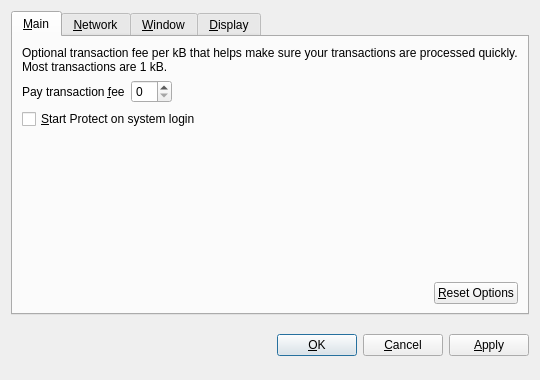
<?xml version="1.0" encoding="UTF-8"?>
<ui version="4.0">
 <class>OptionsDialog</class>
 <widget class="QDialog" name="OptionsDialog">
  <property name="geometry">
   <rect>
    <x>0</x>
    <y>0</y>
    <width>540</width>
    <height>380</height>
   </rect>
  </property>
  <property name="windowTitle">
   <string>Options</string>
  </property>
  <property name="modal">
   <bool>true</bool>
  </property>
  <layout class="QVBoxLayout" name="verticalLayout">
   <item>
    <widget class="QTabWidget" name="tabWidget">
     <property name="tabPosition">
      <enum>QTabWidget::North</enum>
     </property>
     <property name="currentIndex">
      <number>0</number>
     </property>
     <widget class="QWidget" name="tabMain">
      <attribute name="title">
       <string>&amp;Main</string>
      </attribute>
      <layout class="QVBoxLayout" name="verticalLayout_Main">
       <item>
        <widget class="QLabel" name="transactionFeeInfoLabel">
         <property name="text">
          <string>Optional transaction fee per kB that helps make sure your transactions are processed quickly. Most transactions are 1 kB.</string>
         </property>
         <property name="textFormat">
          <enum>Qt::PlainText</enum>
         </property>
         <property name="wordWrap">
          <bool>true</bool>
         </property>
        </widget>
       </item>
       <item>
        <layout class="QHBoxLayout" name="horizontalLayout_1_Main">
         <item>
          <widget class="QLabel" name="transactionFeeLabel">
           <property name="text">
            <string>Pay transaction &amp;fee</string>
           </property>
           <property name="textFormat">
            <enum>Qt::PlainText</enum>
           </property>
           <property name="buddy">
            <cstring>transactionFee</cstring>
           </property>
          </widget>
         </item>
         <item>
          <widget class="BitcoinAmountField" name="transactionFee"/>
         </item>
         <item>
          <spacer name="horizontalSpacer_1_Main">
           <property name="orientation">
            <enum>Qt::Horizontal</enum>
           </property>
           <property name="sizeHint" stdset="0">
            <size>
             <width>40</width>
             <height>20</height>
            </size>
           </property>
          </spacer>
         </item>
        </layout>
       </item>
       <item>
        <widget class="QCheckBox" name="bitcoinAtStartup">
         <property name="toolTip">
          <string>Automatically start Protect after logging in to the system.</string>
         </property>
         <property name="text">
          <string>&amp;Start Protect on system login</string>
         </property>
        </widget>
       </item>
       <item>
        <spacer name="verticalSpacer_Main">
         <property name="orientation">
          <enum>Qt::Vertical</enum>
         </property>
         <property name="sizeHint" stdset="0">
          <size>
           <width>20</width>
           <height>40</height>
          </size>
         </property>
        </spacer>
       </item>
       <item>
        <layout class="QHBoxLayout" name="horizontalLayout_2_Main">
         <item>
          <spacer name="horizontalSpacer_2_Main">
           <property name="orientation">
            <enum>Qt::Horizontal</enum>
           </property>
           <property name="sizeHint" stdset="0">
            <size>
             <width>40</width>
             <height>20</height>
            </size>
           </property>
          </spacer>
         </item>
         <item>
          <widget class="QPushButton" name="resetButton">
           <property name="toolTip">
            <string>Reset all client options to default.</string>
           </property>
           <property name="text">
            <string>&amp;Reset Options</string>
           </property>
           <property name="autoDefault">
            <bool>false</bool>
           </property>
          </widget>
         </item>
        </layout>
       </item>
      </layout>
     </widget>
     <widget class="QWidget" name="tabNetwork">
      <attribute name="title">
       <string>&amp;Network</string>
      </attribute>
      <layout class="QVBoxLayout" name="verticalLayout_Network">
       <item>
        <widget class="QCheckBox" name="mapPortUpnp">
         <property name="toolTip">
          <string>Automatically open the Protect client port on the router. This only works when your router supports UPnP and it is enabled.</string>
         </property>
         <property name="text">
          <string>Map port using &amp;UPnP</string>
         </property>
        </widget>
       </item>
       <item>
        <widget class="QCheckBox" name="connectSocks">
         <property name="toolTip">
          <string>Connect to the Protect network through a SOCKS proxy (e.g. when connecting through Tor).</string>
         </property>
         <property name="text">
          <string>&amp;Connect through SOCKS proxy:</string>
         </property>
        </widget>
       </item>
       <item>
        <layout class="QHBoxLayout" name="horizontalLayout_Network">
         <item>
          <widget class="QLabel" name="proxyIpLabel">
           <property name="text">
            <string>Proxy &amp;IP:</string>
           </property>
           <property name="textFormat">
            <enum>Qt::PlainText</enum>
           </property>
           <property name="buddy">
            <cstring>proxyIp</cstring>
           </property>
          </widget>
         </item>
         <item>
          <widget class="QValidatedLineEdit" name="proxyIp">
           <property name="maximumSize">
            <size>
             <width>140</width>
             <height>16777215</height>
            </size>
           </property>
           <property name="toolTip">
            <string>IP address of the proxy (e.g. 127.0.0.1)</string>
           </property>
          </widget>
         </item>
         <item>
          <widget class="QLabel" name="proxyPortLabel">
           <property name="text">
            <string>&amp;Port:</string>
           </property>
           <property name="textFormat">
            <enum>Qt::PlainText</enum>
           </property>
           <property name="buddy">
            <cstring>proxyPort</cstring>
           </property>
          </widget>
         </item>
         <item>
          <widget class="QLineEdit" name="proxyPort">
           <property name="maximumSize">
            <size>
             <width>55</width>
             <height>16777215</height>
            </size>
           </property>
           <property name="toolTip">
            <string>Port of the proxy (e.g. 9050)</string>
           </property>
          </widget>
         </item>
         <item>
          <widget class="QLabel" name="socksVersionLabel">
           <property name="text">
            <string>SOCKS &amp;Version:</string>
           </property>
           <property name="textFormat">
            <enum>Qt::PlainText</enum>
           </property>
           <property name="buddy">
            <cstring>socksVersion</cstring>
           </property>
          </widget>
         </item>
         <item>
          <widget class="QValueComboBox" name="socksVersion">
           <property name="toolTip">
            <string>SOCKS version of the proxy (e.g. 5)</string>
           </property>
          </widget>
         </item>
         <item>
          <spacer name="horizontalSpacer_Network">
           <property name="orientation">
            <enum>Qt::Horizontal</enum>
           </property>
           <property name="sizeHint" stdset="0">
            <size>
             <width>40</width>
             <height>20</height>
            </size>
           </property>
          </spacer>
         </item>
        </layout>
       </item>
       <item>
        <spacer name="verticalSpacer_Network">
         <property name="orientation">
          <enum>Qt::Vertical</enum>
         </property>
         <property name="sizeHint" stdset="0">
          <size>
           <width>20</width>
           <height>40</height>
          </size>
         </property>
        </spacer>
       </item>
      </layout>
     </widget>
     <widget class="QWidget" name="tabWindow">
      <attribute name="title">
       <string>&amp;Window</string>
      </attribute>
      <layout class="QVBoxLayout" name="verticalLayout_Window">
       <item>
        <widget class="QCheckBox" name="minimizeToTray">
         <property name="toolTip">
          <string>Show only a tray icon after minimizing the window.</string>
         </property>
         <property name="text">
          <string>&amp;Minimize to the tray instead of the taskbar</string>
         </property>
        </widget>
       </item>
       <item>
        <widget class="QCheckBox" name="minimizeOnClose">
         <property name="toolTip">
          <string>Minimize instead of exit the application when the window is closed. When this option is enabled, the application will be closed only after selecting Quit in the menu.</string>
         </property>
         <property name="text">
          <string>M&amp;inimize on close</string>
         </property>
        </widget>
       </item>
       <item>
        <spacer name="verticalSpacer_Window">
         <property name="orientation">
          <enum>Qt::Vertical</enum>
         </property>
         <property name="sizeHint" stdset="0">
          <size>
           <width>20</width>
           <height>40</height>
          </size>
         </property>
        </spacer>
       </item>
      </layout>
     </widget>
     <widget class="QWidget" name="tabDisplay">
      <attribute name="title">
       <string>&amp;Display</string>
      </attribute>
      <layout class="QVBoxLayout" name="verticalLayout_Display">
       <item>
        <layout class="QHBoxLayout" name="horizontalLayout_1_Display">
         <item>
          <widget class="QLabel" name="langLabel">
           <property name="text">
            <string>User Interface &amp;language:</string>
           </property>
           <property name="textFormat">
            <enum>Qt::PlainText</enum>
           </property>
           <property name="buddy">
            <cstring>lang</cstring>
           </property>
          </widget>
         </item>
         <item>
          <widget class="QValueComboBox" name="lang">
           <property name="toolTip">
            <string>The user interface language can be set here. This setting will take effect after restarting Protect.</string>
           </property>
          </widget>
         </item>
        </layout>
       </item>
       <item>
        <layout class="QHBoxLayout" name="horizontalLayout_2_Display">
         <item>
          <widget class="QLabel" name="unitLabel">
           <property name="text">
            <string>&amp;Unit to show amounts in:</string>
           </property>
           <property name="textFormat">
            <enum>Qt::PlainText</enum>
           </property>
           <property name="buddy">
            <cstring>unit</cstring>
           </property>
          </widget>
         </item>
         <item>
          <widget class="QValueComboBox" name="unit">
           <property name="toolTip">
            <string>Choose the default subdivision unit to show in the interface and when sending coins.</string>
           </property>
          </widget>
         </item>
        </layout>
       </item>
       <item>
        <widget class="QCheckBox" name="displayAddresses">
         <property name="toolTip">
          <string>Whether to show Protect addresses in the transaction list or not.</string>
         </property>
         <property name="text">
          <string>&amp;Display addresses in transaction list</string>
         </property>
        </widget>
       </item>
       <item>
        <widget class="QCheckBox" name="coinControlFeatures">
         <property name="toolTip">
          <string>Whether to show coin control features or not.</string>
         </property>
         <property name="text">
          <string>Display coin &amp;control features (experts only!)</string>
         </property>
        </widget>
       </item>
       <item>
        <spacer name="verticalSpacer_Display">
         <property name="orientation">
          <enum>Qt::Vertical</enum>
         </property>
         <property name="sizeHint" stdset="0">
          <size>
           <width>20</width>
           <height>40</height>
          </size>
         </property>
        </spacer>
       </item>
      </layout>
     </widget>
    </widget>
   </item>
   <item>
    <layout class="QHBoxLayout" name="horizontalLayout_Buttons">
     <item>
      <spacer name="horizontalSpacer_1">
       <property name="orientation">
        <enum>Qt::Horizontal</enum>
       </property>
       <property name="sizeHint" stdset="0">
        <size>
         <width>40</width>
         <height>48</height>
        </size>
       </property>
      </spacer>
     </item>
     <item>
      <widget class="QLabel" name="statusLabel">
       <property name="font">
        <font>
         <weight>75</weight>
         <bold>true</bold>
        </font>
       </property>
       <property name="text">
        <string/>
       </property>
       <property name="textFormat">
        <enum>Qt::PlainText</enum>
       </property>
       <property name="wordWrap">
        <bool>true</bool>
       </property>
      </widget>
     </item>
     <item>
      <spacer name="horizontalSpacer_2">
       <property name="orientation">
        <enum>Qt::Horizontal</enum>
       </property>
       <property name="sizeHint" stdset="0">
        <size>
         <width>40</width>
         <height>48</height>
        </size>
       </property>
      </spacer>
     </item>
     <item>
      <widget class="QPushButton" name="okButton">
       <property name="text">
        <string>&amp;OK</string>
       </property>
      </widget>
     </item>
     <item>
      <widget class="QPushButton" name="cancelButton">
       <property name="text">
        <string>&amp;Cancel</string>
       </property>
       <property name="autoDefault">
        <bool>false</bool>
       </property>
      </widget>
     </item>
     <item>
      <widget class="QPushButton" name="applyButton">
       <property name="text">
        <string>&amp;Apply</string>
       </property>
       <property name="autoDefault">
        <bool>false</bool>
       </property>
      </widget>
     </item>
    </layout>
   </item>
  </layout>
 </widget>
 <customwidgets>
  <customwidget>
   <class>BitcoinAmountField</class>
   <extends>QSpinBox</extends>
   <header>bitcoinamountfield.h</header>
  </customwidget>
  <customwidget>
   <class>QValueComboBox</class>
   <extends>QComboBox</extends>
   <header>qvaluecombobox.h</header>
  </customwidget>
  <customwidget>
   <class>QValidatedLineEdit</class>
   <extends>QLineEdit</extends>
   <header>qvalidatedlineedit.h</header>
  </customwidget>
 </customwidgets>
 <resources/>
 <connections/>
</ui>
